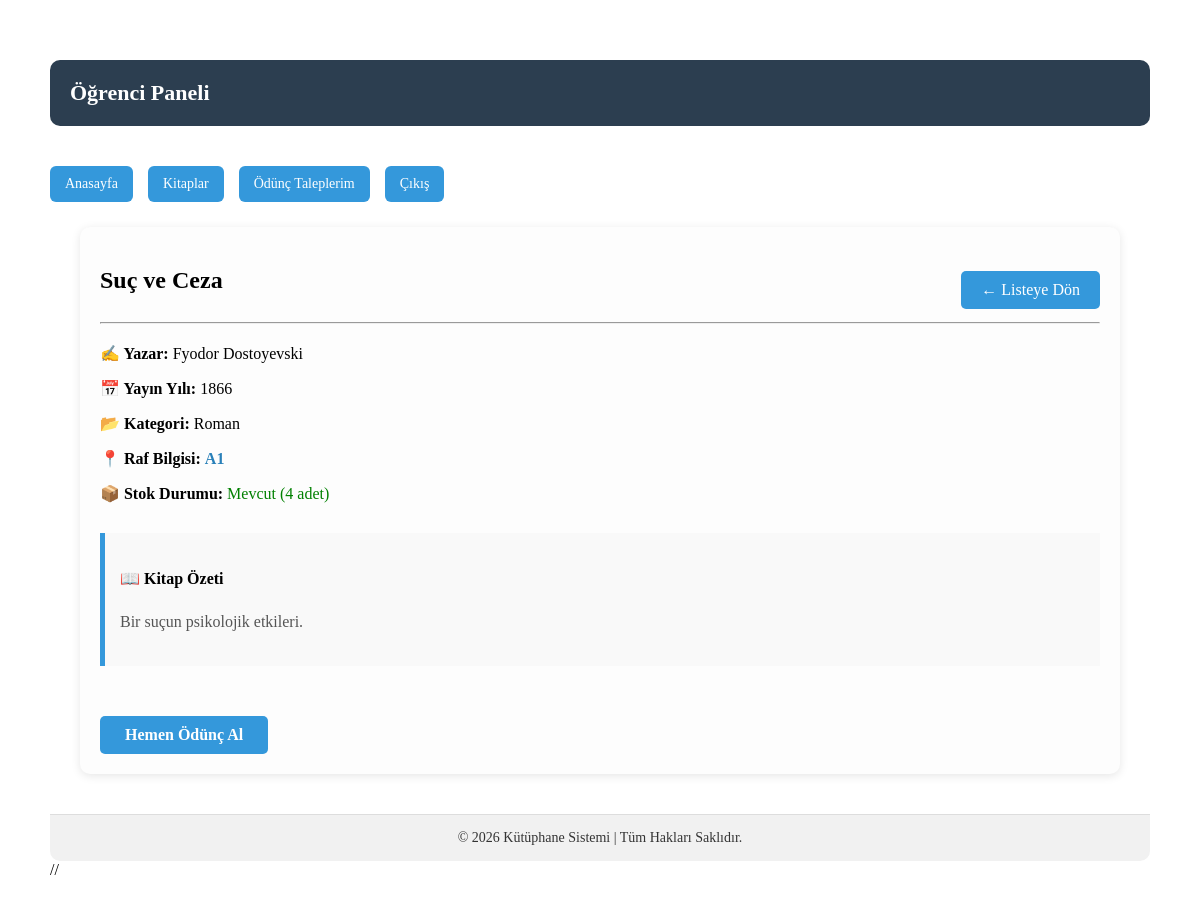
The app's page /kutuphane/student/book_detail.php?id=1 (signed in) with its own data.
### tables this page shows
CREATE TABLE `books` (
  `id` int NOT NULL,
  `title` varchar(150) DEFAULT NULL,
  `author` varchar(100) DEFAULT NULL,
  `category` varchar(50) DEFAULT NULL,
  `year` int DEFAULT NULL,
  `summary` text,
  `stock` int DEFAULT '0',
  `shelf` varchar(20) DEFAULT NULL
);

### kutuphane/student/book_detail.php (the view, shortened to what this page needs)
<?php
include "header.php";
include "../config/db.php";
$id = $_GET['id'] ?? 0;
$stmt = $db->prepare("SELECT * FROM books WHERE id = ?");
$stmt->execute([$id]);
$book = $stmt->fetch();
?>
<div class="admin-card">
    <div style="display: flex; justify-content: space-between; align-items: center;">
        <h2><?= htmlspecialchars($book['title']) ?></h2>
        <a href="books.php" style="text-decoration: none; color:white;">← Listeye Dön</a>
    </div>
    <hr>
    <div style="margin-top: 20px;">
        <p><strong>✍️ Yazar:</strong> <?= htmlspecialchars($book['author']) ?></p>
        <p><strong>📅 Yayın Yılı:</strong> <?= htmlspecialchars($book['year']) ?></p>
        <p><strong>📂 Kategori:</strong> <?= htmlspecialchars($book['category'] ?? "Belirtilmemiş") ?></p>
        <p><strong>📍 Raf Bilgisi:</strong>
            <span style="color: #2980b9; font-weight: bold;">
                <?= htmlspecialchars($book['shelf'] ?? "Bilgi Yok") ?>
            </span>
        </p>
        <p><strong>📦 Stok Durumu:</strong>
            <span style="color: <?= ($book['stock'] ?? 0) > 0 ? 'green' : 'red' ?>;">
                <?= ($book['stock'] ?? 0) > 0 ? "Mevcut (" . $book['stock'] . " adet)" : "Tükendi" ?>
            </span>
        </p>
        <div style="margin-top: 30px; padding: 15px; background: #f9f9f9; border-left: 5px solid #3498db;">
            <h4>📖 Kitap Özeti</h4>
            <p style="line-height: 1.6; color: #555;">
                <?= nl2br(htmlspecialchars($book['summary'] ?? "Bu kitap için henüz bir özet eklenmemiş.")) ?>
            </p>
        </div>
        <div style="margin-top: 30px;">
            <?php if(($book['stock'] ?? 0) > 0): ?>
                <a href="my_requests.php?id=<?= $book['id'] ?>" class="btn-borrow" style="padding: 10px 25px; background: #3498db; color: white; text-decoration: none; border-radius: 5px; font-weight: bold;">Hemen Ödünç Al</a>
            <?php else: ?>
                <button disabled style="padding: 10px 25px; background: #ccc; color: white; border: none; border-radius: 5px;">Stokta Yok</button>
            <?php endif; ?>
        </div>
    </div>
</div>
<?php include "footer.php"; ?> //

### kutuphane/assets/css/style.css (style rules this page uses)
.admin-card { background: #fff; padding: 20px; border-radius: 12px; box-shadow: 0 5px 15px rgba(0,0,0,0.08); margin-bottom: 20px; }
a { display: inline-block; margin-top: 20px; text-decoration: none; color: #fff; background-color: #3498db; padding: 10px 20px; border-radius: 5px; transition: background 0.3s; }
.admin-card { background-color: #fdfdfd; padding: 20px; margin: 20px auto; border-radius: 10px; box-shadow: 0 2px 10px rgba(0,0,0,0.1); max-width: 1000px; }
.admin-card a { display: inline-block; margin-top: 20px; text-decoration: none; color: #fff; background-color: #3498db; padding: 10px 20px; border-radius: 5px; transition: background 0.3s; }

### records on screen
books: title "Suç ve Ceza", author "Fyodor Dostoyevski", year "1866", category "Roman", shelf "A1", stock "4", summary "Bir suçun psikolojik etkileri."
